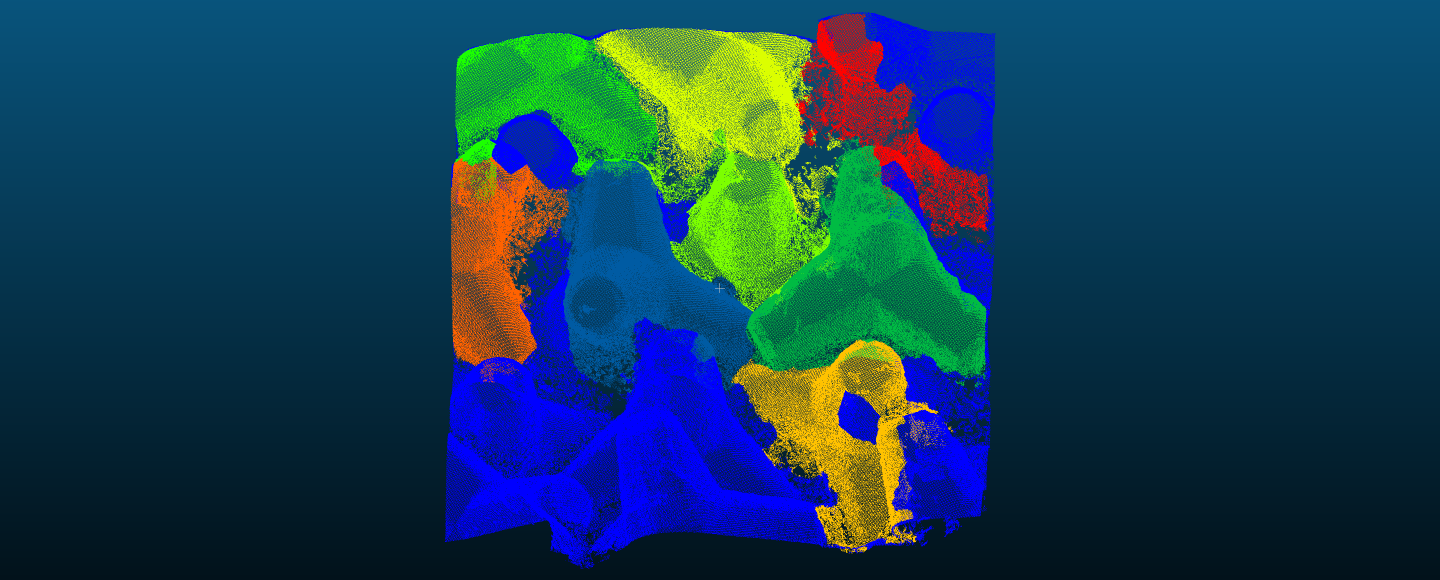
#> input picture segmentation/image_classified.png, 2880 x 1160 px (shown at 1/2 size)
$ python -i functions.py   (imports and definitions only)
#> lines starting #> are read from the running program, lines starting #| are printed output that depends on the picture; after the words box and inside, x2 and y2 are one past the last pixel; in counts of white or black regions, pixels touching at a corner belong together
# Importations
import numpy as np
import matplotlib.pyplot as plt
from scipy import ndimage as ndi
from skimage.morphology import disk
from skimage.segmentation import watershed, inverse_gaussian_gradient
from skimage.filters import rank
from skimage.util import img_as_ubyte
import time
import os
from tqdm import tqdm
import pandas as pd
import laspy
import constants as c

# Some functions
def normalize(array : np.array) -> np.array :
    """
    Takes an array and return the corresponding normalized array.

    Args :
        array : array to normalize (np.array)

    Returns :
        normalize(array) : the corresponding normalized array
    """
    return array/array.max()


def to_255(array : np.array) -> np.array :
    """
    Takes an array and return the corresponding array with value from 0 to 255.

    Args :
        array : array to change (np.array)

    Returns :
        array : the corresponding  array with new values
    """
    return np.uint8(normalize(array)*255)


# [14 lines left out: function for_watershed, not called in this run]


def create_useful_informations(array: np.array) -> tuple:
    """
    This functions takes an array and returns the correspondings gradient, markers and labels.

    Args :
        array : the image that comes from edges_calculator

    Returns :
        gradient : the gradient of the image (np.array)
        markers : the markers found in the image (np.array)
        labels : the final labels in the image, after applying the watershed algorithm (np.array)
    """
    gradient = 1 - inverse_gaussian_gradient(array, alpha = 1000, sigma = 3)
    gradient = rank.mean(to_255(gradient), disk(15))

    #find best threshold for markers
    def components_sizes(t):
        markers = gradient < t
        markers = ndi.label(markers)[0]
        return [(markers == i).sum() for i in range(markers.max())]
    candidates = range(100,140,2)
    criterions = [sorted(components_sizes(t))[-5]/1000 for t in candidates]
    threshold = candidates[np.argmax(criterions)]

    #watersheding
    markers = gradient < threshold
    markers = ndi.label(markers)[0]
    labels = watershed(gradient, markers)

    return gradient, markers, labels


# ------------------------------------------------------------------------------------------------------------------------

# -------------------- This is the second part of the segmentation : coloring the patches --------------------------------

# ------------------------------------------------------------------------------------------------------------------------

# [92 lines left out: functions create_df_image, change_classification_value, create_las, not called in this run]

>>> import cv2
>>> picture = cv2.imread('image_classified.png', cv2.IMREAD_GRAYSCALE)
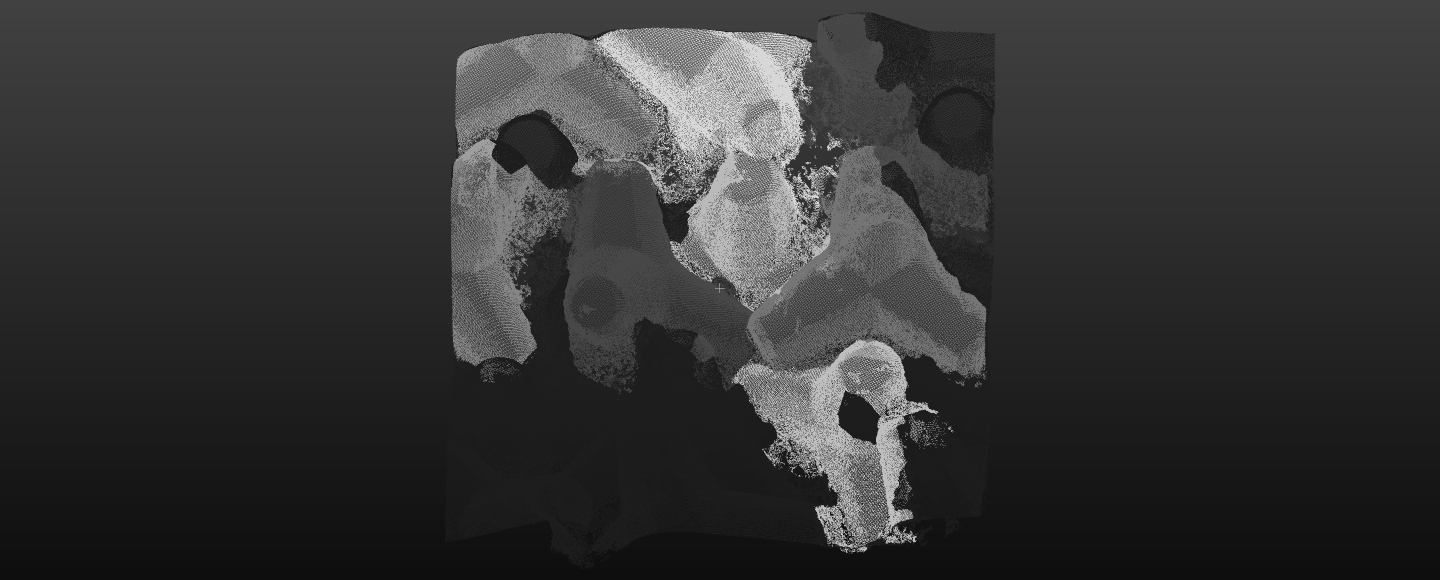
#> picture: shape (1160, 2880) (shown at 1/2 size); min 14, max 215, mean 52.4
>>> result = create_useful_informations(picture)
#> in create_useful_informations, `gradient = rank.mean(to_255(gradient), disk(15))`:
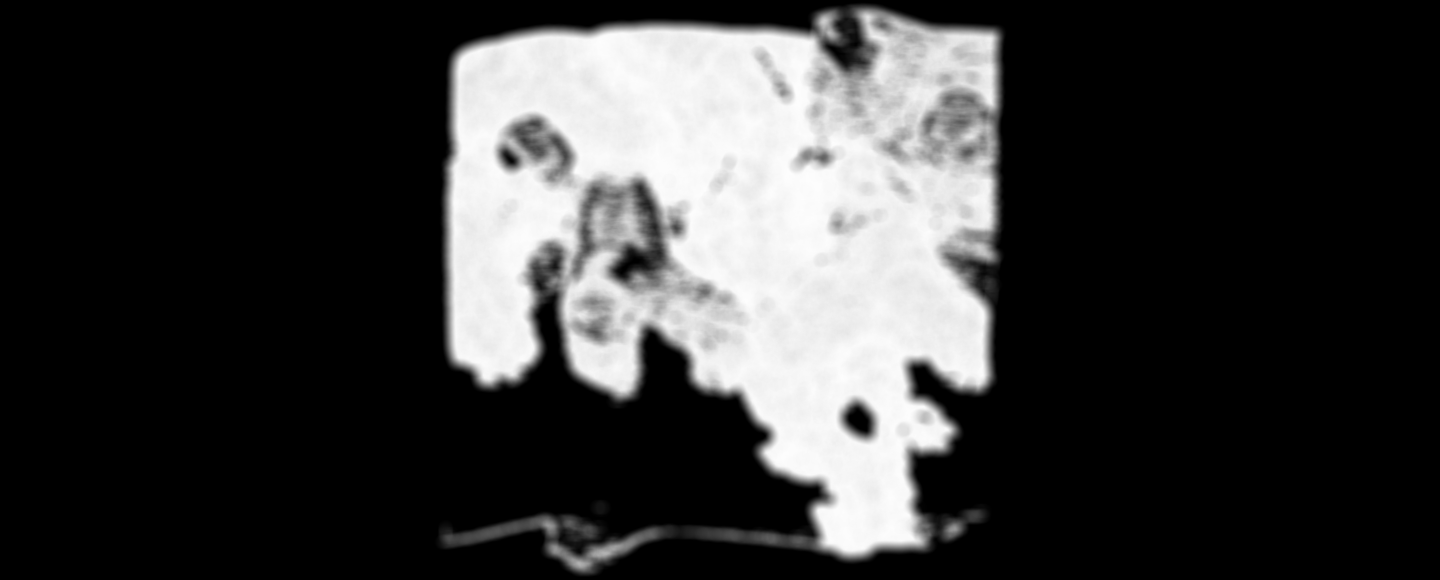
#> gradient: shape (1160, 2880) (shown at 1/2 size); min 0, max 253, mean 56.7
#> in components_sizes, `markers = gradient < t`: markers: shape (1160, 2880) bool; 75.2% white; 5 black regions (1 under 20 px), largest, box (x1, y1, x2, y2) and area: (892, 18, 1999, 1117) 822009, (1099, 1071, 1287, 1141) 4148, (1081, 1038, 1113, 1068) 598, (1892, 1047, 1920, 1073) 490
#> in components_sizes, `markers = ndi.label(markers)[0]`: markers: shape (1160, 2880) int32; 22 distinct labels, from 0 to 21
#> in components_sizes (call 2), `markers = gradient < t`: markers: shape (1160, 2880) bool; 75.3% white; 5 black regions, box (x1, y1, x2, y2) and area: (892, 18, 1999, 1117) 819855, (1099, 1072, 1285, 1141) 4008, (1082, 1038, 1112, 1067) 560, (1893, 1047, 1920, 1072) 466, (1051, 253, 1070, 261) 112
#> in components_sizes (call 2), `markers = ndi.label(markers)[0]`: markers: shape (1160, 2880) int32; 21 distinct labels, from 0 to 20
#> in components_sizes (call 3), `markers = gradient < t`: markers: shape (1160, 2880) bool; 75.4% white; 5 black regions, box (x1, y1, x2, y2) and area: (892, 18, 1998, 1116) 817800, (1099, 1073, 1283, 1141) 3857, (1083, 1039, 1112, 1067) 526, (1893, 1047, 1920, 1072) 433, (1052, 254, 1069, 261) 80
#> in components_sizes (call 3), `markers = ndi.label(markers)[0]`: markers: shape (1160, 2880) int32; 25 distinct labels, from 0 to 24
#> in components_sizes (call 4), `markers = gradient < t`: markers: shape (1160, 2880) bool; 75.4% white; 5 black regions, box (x1, y1, x2, y2) and area: (892, 18, 1998, 1116) 815715, (1100, 1075, 1279, 1141) 3702, (1083, 1039, 1112, 1067) 499, (1893, 1048, 1919, 1071) 407, (1053, 254, 1067, 260) 60
#> in components_sizes (call 4), `markers = ndi.label(markers)[0]`: markers: shape (1160, 2880) int32; 24 distinct labels, from 0 to 23
#> in components_sizes (call 5), `markers = gradient < t`: markers: shape (1160, 2880) bool; 75.5% white; 5 black regions, box (x1, y1, x2, y2) and area: (893, 18, 1998, 1116) 813468, (1100, 1076, 1276, 1140) 3570, (1084, 1040, 1112, 1066) 470, (1894, 1048, 1919, 1070) 380, (1053, 255, 1066, 260) 41
#> in components_sizes (call 5), `markers = ndi.label(markers)[0]`: markers: shape (1160, 2880) int32; 26 distinct labels, from 0 to 25
#> in components_sizes (call 6), `markers = gradient < t`: markers: shape (1160, 2880) bool; 75.6% white; 6 black regions (2 under 20 px), largest, box (x1, y1, x2, y2) and area: (893, 19, 1998, 1116) 811291, (1100, 1076, 1274, 1140) 3436, (1084, 1040, 1111, 1066) 443, (1894, 1048, 1919, 1068) 351
#> in components_sizes (call 6), `markers = ndi.label(markers)[0]`: markers: shape (1160, 2880) int32; 25 distinct labels, from 0 to 24
#> in components_sizes (call 7), `markers = gradient < t`: markers: shape (1160, 2880) bool; 75.7% white; 5 black regions (1 under 20 px), largest, box (x1, y1, x2, y2) and area: (893, 19, 1997, 1116) 809173, (1101, 1077, 1274, 1140) 3308, (1085, 1040, 1111, 1065) 413, (1894, 1048, 1918, 1067) 329
#> in components_sizes (call 7), `markers = ndi.label(markers)[0]`: markers: shape (1160, 2880) int32; 25 distinct labels, from 0 to 24
#> in components_sizes (call 8), `markers = gradient < t`: markers: shape (1160, 2880) bool; 75.7% white; 5 black regions (1 under 20 px), largest, box (x1, y1, x2, y2) and area: (893, 19, 1997, 1115) 806946, (1101, 1077, 1273, 1140) 3159, (1085, 1041, 1111, 1063) 380, (1895, 1049, 1918, 1067) 303
#> in components_sizes (call 8), `markers = ndi.label(markers)[0]`: markers: shape (1160, 2880) int32; 25 distinct labels, from 0 to 24
#> in components_sizes (call 9), `markers = gradient < t`: markers: shape (1160, 2880) bool; 75.8% white; 5 black regions, box (x1, y1, x2, y2) and area: (893, 19, 1997, 1115) 803171, (1102, 1078, 1272, 1139) 3028, (1634, 26, 1676, 80) 1502, (1085, 1041, 1110, 1062) 353, (1895, 1049, 1918, 1066) 287
#> in components_sizes (call 9), `markers = ndi.label(markers)[0]`: markers: shape (1160, 2880) int32; 25 distinct labels, from 0 to 24
#> in components_sizes (call 10), `markers = gradient < t`: markers: shape (1160, 2880) bool; 75.9% white; 7 black regions (1 under 20 px), largest, box (x1, y1, x2, y2) and area: (894, 19, 1997, 1115) 800792, (1176, 1078, 1271, 1118) 1609, (1634, 26, 1675, 79) 1449, (1102, 1090, 1183, 1139) 1278, (1086, 1041, 1110, 1062) 332, (1896, 1049, 1917, 1066) 268
#> in components_sizes (call 10), `markers = ndi.label(markers)[0]`: markers: shape (1160, 2880) int32; 24 distinct labels, from 0 to 23
#> in components_sizes (call 11), `markers = gradient < t`: markers: shape (1160, 2880) bool; 76% white; 7 black regions (1 under 20 px), largest, box (x1, y1, x2, y2) and area: (894, 20, 1997, 1115) 798391, (1177, 1079, 1271, 1118) 1528, (1634, 26, 1675, 79) 1413, (1102, 1091, 1183, 1139) 1198, (1086, 1042, 1110, 1061) 304, (1896, 1049, 1917, 1066) 252
#> in components_sizes (call 11), `markers = ndi.label(markers)[0]`: markers: shape (1160, 2880) int32; 24 distinct labels, from 0 to 23
#> in components_sizes (call 12), `markers = gradient < t`: markers: shape (1160, 2880) bool; 76% white; 9 black regions (2 under 20 px), largest, box (x1, y1, x2, y2) and area: (894, 20, 1996, 1115) 795920, (1177, 1080, 1269, 1117) 1451, (1634, 26, 1675, 79) 1360
#> in components_sizes (call 12), `markers = ndi.label(markers)[0]`: markers: shape (1160, 2880) int32; 20 distinct labels, from 0 to 19
#> in components_sizes (call 13), `markers = gradient < t`: markers: shape (1160, 2880) bool; 76.1% white; 9 black regions (2 under 20 px), largest, box (x1, y1, x2, y2) and area: (894, 20, 1996, 1114) 793519, (1178, 1081, 1268, 1117) 1379, (1635, 27, 1674, 79) 1317
#> in components_sizes (call 13), `markers = ndi.label(markers)[0]`: markers: shape (1160, 2880) int32; 23 distinct labels, from 0 to 22
#> in components_sizes (call 14), `markers = gradient < t`: markers: shape (1160, 2880) bool; 76.2% white; 9 black regions (2 under 20 px), largest, box (x1, y1, x2, y2) and area: (894, 20, 1996, 1114) 791119, (1179, 1082, 1266, 1117) 1295, (1635, 27, 1674, 78) 1274
#> in components_sizes (call 14), `markers = ndi.label(markers)[0]`: markers: shape (1160, 2880) int32; 25 distinct labels, from 0 to 24
#> in components_sizes (call 15), `markers = gradient < t`: markers: shape (1160, 2880) bool; 76.3% white; 10 black regions (3 under 20 px), largest, box (x1, y1, x2, y2) and area: (895, 20, 1996, 1114) 788511, (1635, 27, 1674, 78) 1239, (1180, 1083, 1265, 1117) 1218
#> in components_sizes (call 15), `markers = ndi.label(markers)[0]`: markers: shape (1160, 2880) int32; 20 distinct labels, from 0 to 19
#> in components_sizes (call 16), `markers = gradient < t`: markers: shape (1160, 2880) bool; 76.4% white; 10 black regions (3 under 20 px), largest, box (x1, y1, x2, y2) and area: (895, 21, 1996, 1114) 785981, (1635, 28, 1673, 78) 1190, (1181, 1085, 1262, 1116) 1137
#> in components_sizes (call 16), `markers = ndi.label(markers)[0]`: markers: shape (1160, 2880) int32; 23 distinct labels, from 0 to 22
#> in components_sizes (call 17), `markers = gradient < t`: markers: shape (1160, 2880) bool; 76.5% white; 7 black regions, largest, box (x1, y1, x2, y2) and area: (895, 21, 1996, 1114) 783420, (1636, 28, 1673, 77) 1149, (1181, 1087, 1258, 1116) 1062
#> in components_sizes (call 17), `markers = ndi.label(markers)[0]`:
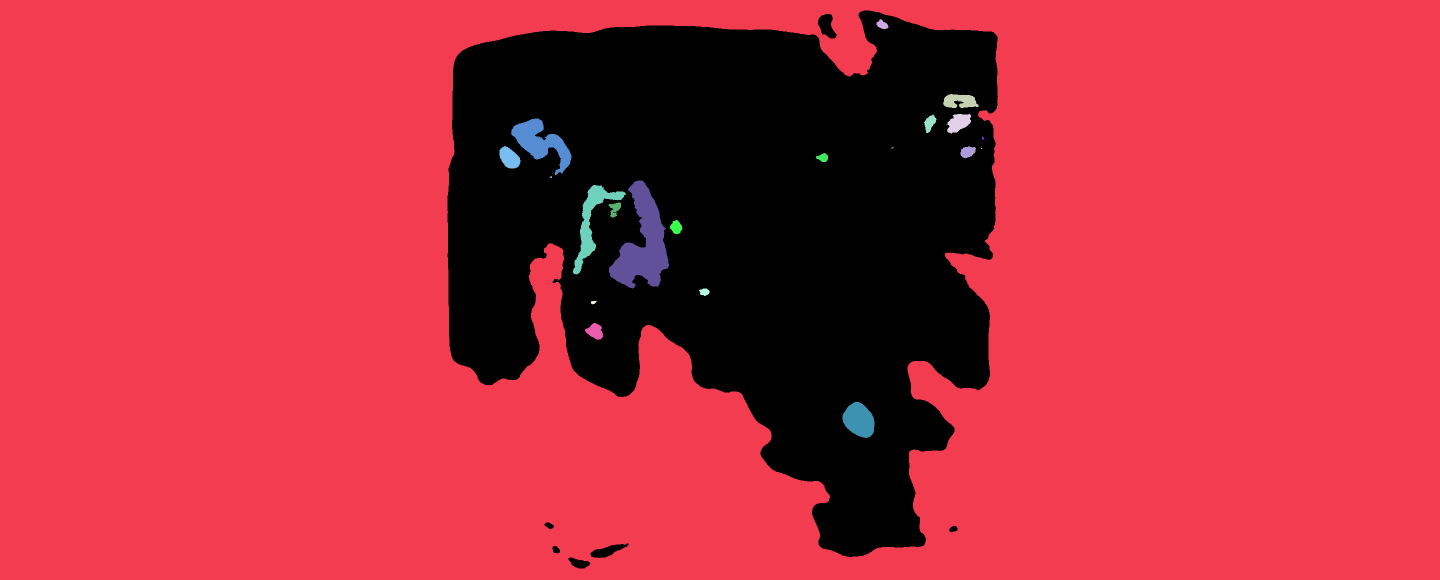
#> markers: shape (1160, 2880) int32 (shown at 1/2 size); 22 distinct labels, from 0 to 21; one colour per label, 0 black
#> in components_sizes (call 18), `markers = gradient < t`: markers: shape (1160, 2880) bool; 76.5% white; 12 black regions (3 under 20 px), largest, box (x1, y1, x2, y2) and area: (895, 21, 1995, 1113) 780629, (1636, 28, 1673, 77) 1114, (1182, 1088, 1249, 1116) 973
#> in components_sizes (call 18), `markers = ndi.label(markers)[0]`: markers: shape (1160, 2880) int32; 30 distinct labels, from 0 to 29
#> in components_sizes (call 19), `markers = gradient < t`:
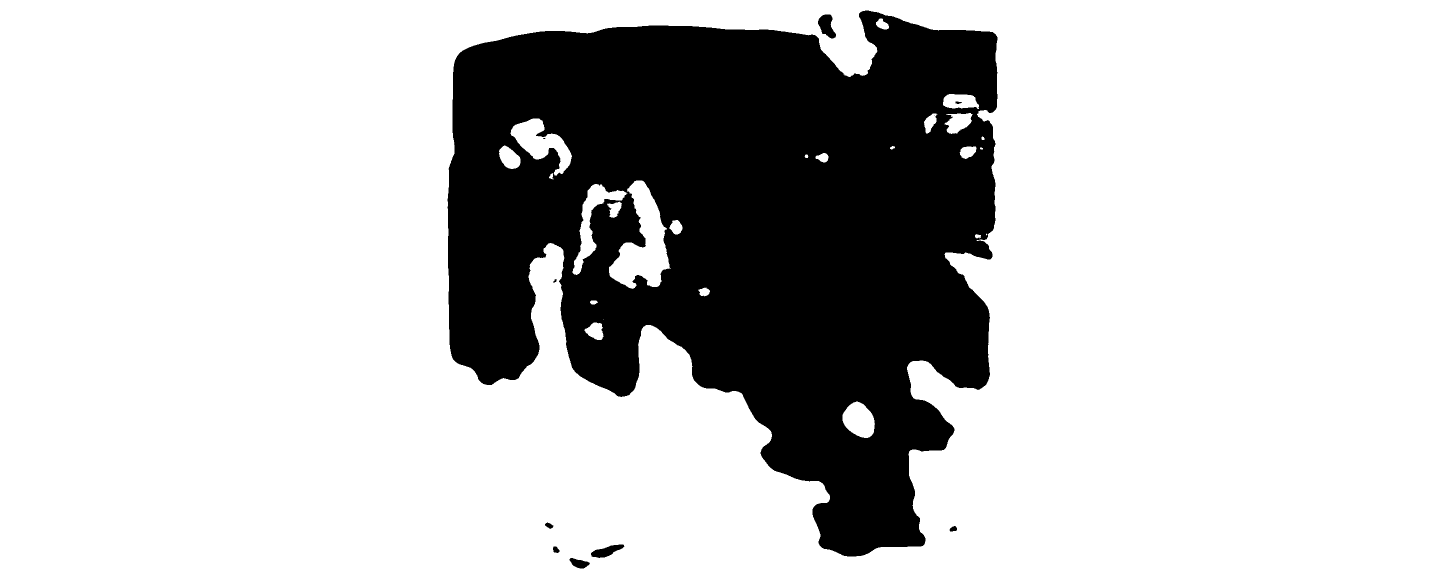
#> markers: shape (1160, 2880) bool (shown at 1/2 size); 76.6% white; 11 black regions (2 under 20 px), largest, box (x1, y1, x2, y2) and area: (895, 21, 1995, 1113) 777967, (1636, 29, 1672, 77) 1070, (1182, 1089, 1249, 1116) 932
#> in components_sizes (call 19), `markers = ndi.label(markers)[0]`: markers: shape (1160, 2880) int32; 30 distinct labels, from 0 to 29
#> in components_sizes (call 20), `markers = gradient < t`: markers: shape (1160, 2880) bool; 76.7% white; 12 black regions (4 under 20 px), largest, box (x1, y1, x2, y2) and area: (896, 21, 1995, 1113) 775018, (1636, 29, 1672, 77) 1032, (1182, 1089, 1247, 1115) 880
#> in components_sizes (call 20), `markers = ndi.label(markers)[0]`: markers: shape (1160, 2880) int32; 28 distinct labels, from 0 to 27
#> in create_useful_informations, `criterions = [sorted(components_sizes(t))[-5]/1000 for t in candidates]`: criterions = [0.89, 0.904, 0.933, 0.96, 0.996, 1.08, 1.31, 1.4, 1.5, 1.58, 1.68, 1.78, 3.74, 3.93, 4.14, 4.34, 4.55, 4.77, 4.98, 1.77]
#> in create_useful_informations, `threshold = candidates[np.argmax(criterions)]`: threshold = 136
#> in create_useful_informations, `labels = watershed(gradient, markers)`:
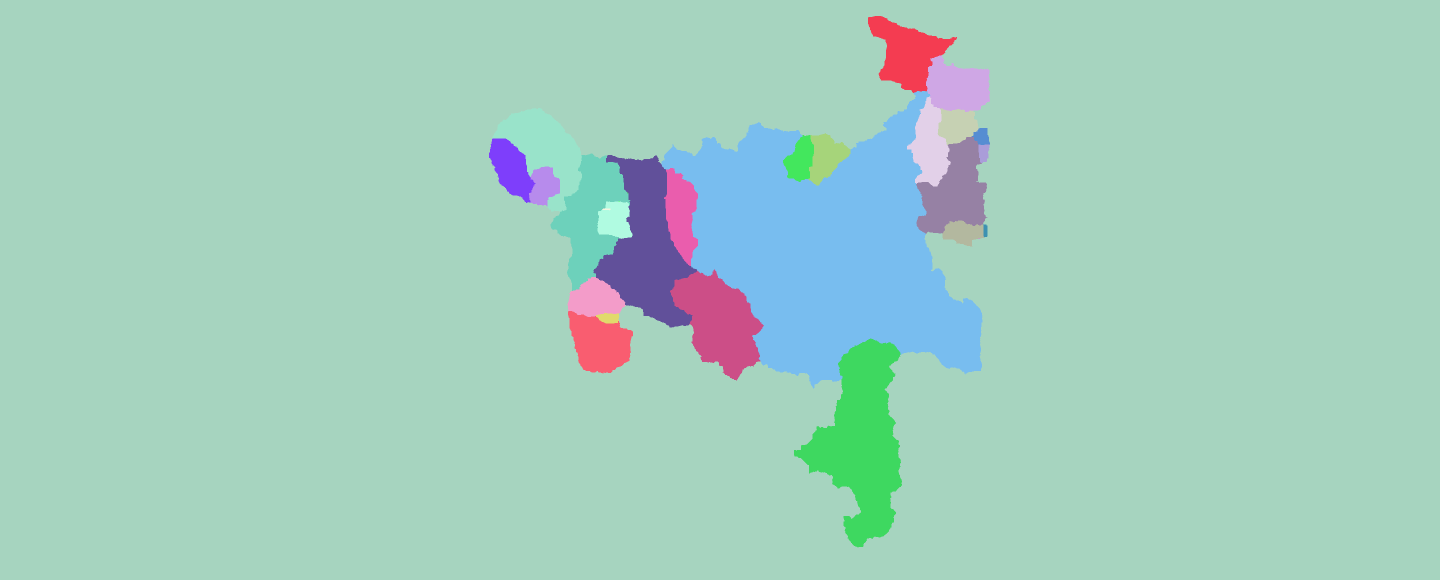
#> labels: shape (1160, 2880) int32 (shown at 1/2 size); 29 distinct labels, from 1 to 29; one colour per label, 0 black
